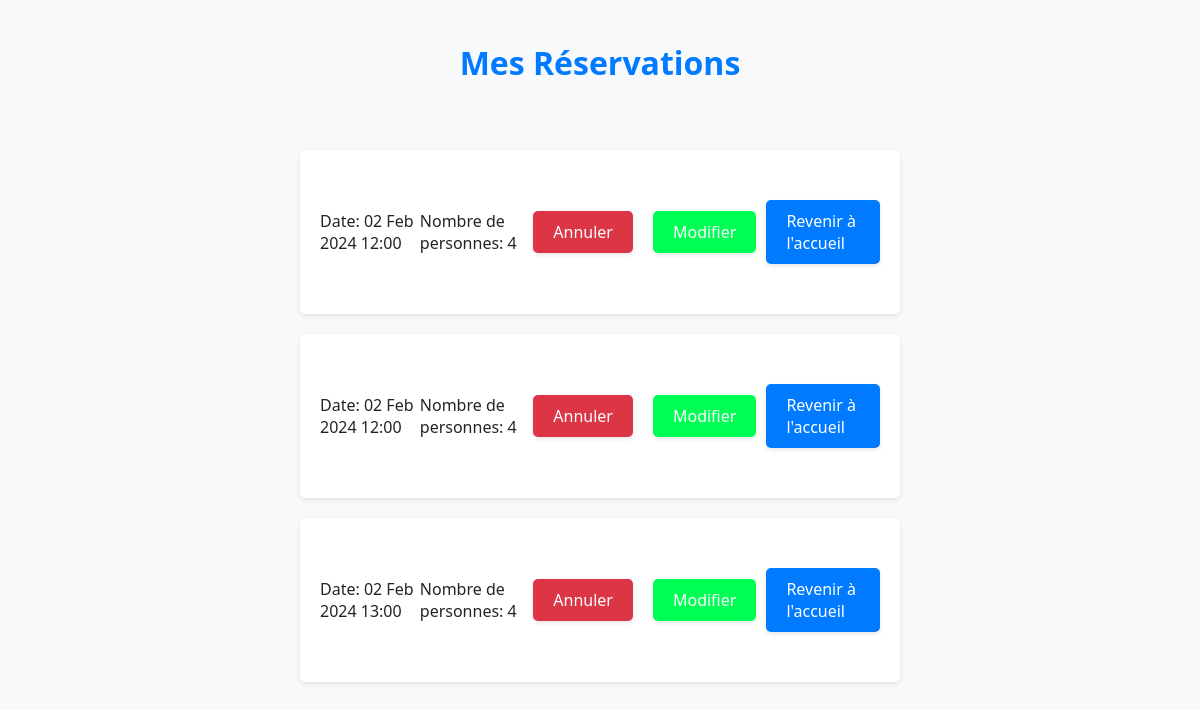
Page /app_info/reservations/ (signed in) on the earlier database version.
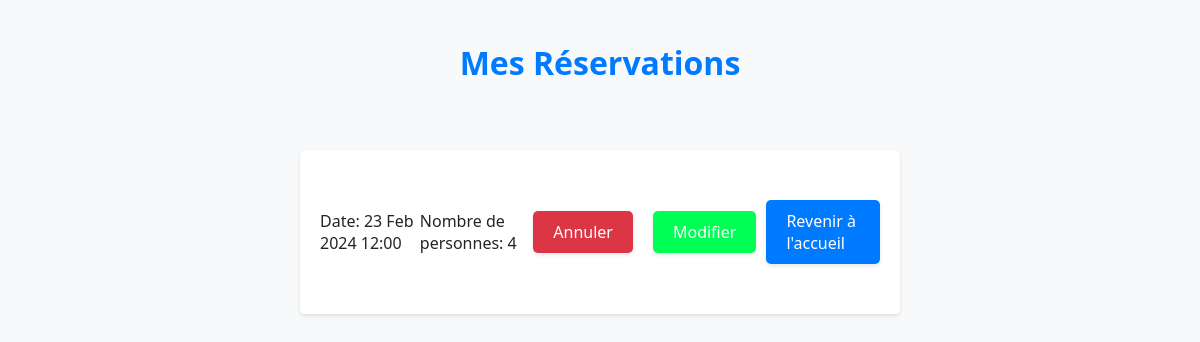
Same page on the later database version.
### app_info/models.py (models this page shows, shortened)
class Reservation(models.Model):
    user = models.ForeignKey(User, on_delete=models.CASCADE, null=True)
    date_heure = models.DateTimeField()
    nombre_personnes = models.IntegerField()
    table = models.ForeignKey(Table, on_delete=models.SET_NULL, null=True)

### app_info/views.py (the view)
# urls.py: path('reservations/', views.list_reservations, name='list_reservations'),
@login_required
def list_reservations(request):
    user_reservations = Reservation.objects.filter(user=request.user)
    return render(request, 'app_info/list_reservations.html', {'reservations': user_reservations})

### app_info/templates/app_info/list_reservations.html (shortened to what this page needs)
<!DOCTYPE html>
<html>
<head>
</head>
<body>
    <h1>Mes Réservations</h1>
    <ul>
        {% for reservation in reservations %}
            <li>
                <div>Date: {{ reservation.date_heure|date:"d M Y H:i" }}</div>
                <div>Nombre de personnes: {{ reservation.nombre_personnes }}</div>
                <a href="{% url 'cancel_reservation' reservation.id %}" class="cancel-btn">Annuler</a>
                <a href="{% url 'modify_reservation' reservation.id %}">Modifier</a>
                <a href="{% url 'accueil' %}" class="home-btn">Revenir à l'accueil</a>
            </li>
        {% empty %}
            <li>Aucune réservation.</li>
            <a href="{% url 'accueil' %}" class="home-btn">Revenir à l'accueil</a>
        {% endfor %}
    </ul>
</body>
</html>

### app_info/templates/app_info/list_reservations.html (style rules this page uses)
body { font-family: 'Segoe UI', Tahoma, Geneva, Verdana, sans-serif; background-color: #f8f9fa; color: #212529; margin: 0; padding: 20px; display: flex; flex-direction: column; align-items: center; }
h1 { color: #007bff; margin-bottom: 30px; }
ul { list-style-type: none; padding: 0; width: 100%; max-width: 600px; }
li { background-color: #ffffff; margin: 20px 0; padding: 20px; border-radius: 5px; box-shadow: 0 2px 4px rgba(0,0,0,0.1); transition: transform 0.2s; display: flex; justify-content: space-between; align-items: center; }
a { text-decoration: none; color: #fff; padding: 10px 20px; margin: 0 10px; border-radius: 5px; background-color: #00ff55; box-shadow: 0 2px 4px rgba(0,0,0,0.1); transition: background-color 0.2s; }
a.cancel-btn { background-color: #dc3545; }
.home-btn { text-decoration: none; color: #fff; background-color: #007bff; padding: 10px 20px; border-radius: 5px; box-shadow: 0 2px 4px rgba(0,0,0,0.1); display: block; width: fit-content; margin: 30px auto; transition: background-color 0.2s; }

Differences in the rows shown:
removed Reservation: date_heure "02 Feb 2024 12:00", nombre_personnes "4"
removed Reservation: date_heure "02 Feb 2024 12:00", nombre_personnes "4"
removed Reservation: date_heure "02 Feb 2024 13:00", nombre_personnes "4"
added Reservation: date_heure "23 Feb 2024 12:00", nombre_personnes "4"
